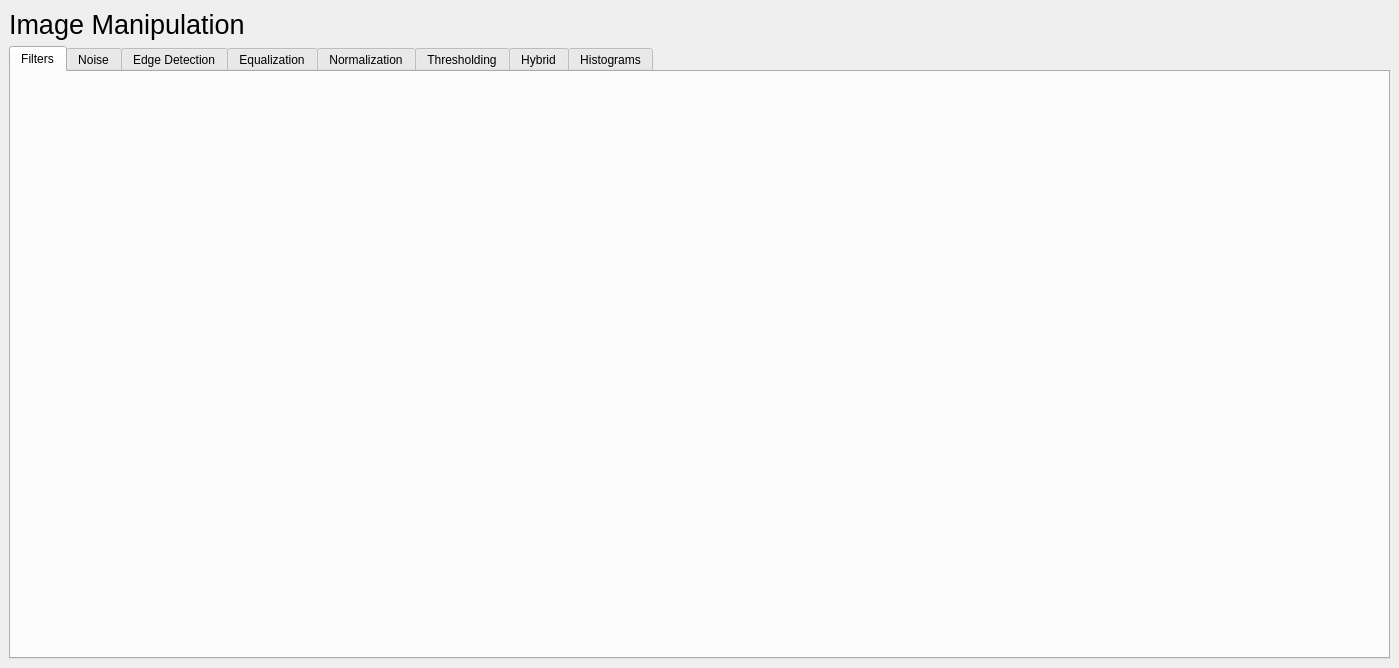
<?xml version="1.0" encoding="UTF-8"?>
<ui version="4.0">
 <class>MainWindow</class>
 <widget class="QMainWindow" name="MainWindow">
  <property name="geometry">
   <rect>
    <x>0</x>
    <y>0</y>
    <width>1399</width>
    <height>668</height>
   </rect>
  </property>
  <property name="windowTitle">
   <string>MainWindow</string>
  </property>
  <widget class="QWidget" name="centralwidget">
   <layout class="QVBoxLayout" name="verticalLayout">
    <item>
     <widget class="QLabel" name="label">
      <property name="font">
       <font>
        <pointsize>20</pointsize>
        <weight>50</weight>
        <bold>false</bold>
       </font>
      </property>
      <property name="text">
       <string>Image Manipulation</string>
      </property>
     </widget>
    </item>
    <item>
     <widget class="QTabWidget" name="main">
      <property name="layoutDirection">
       <enum>Qt::LeftToRight</enum>
      </property>
      <property name="autoFillBackground">
       <bool>false</bool>
      </property>
      <property name="currentIndex">
       <number>0</number>
      </property>
      <widget class="QWidget" name="Filters_tab">
       <property name="sizePolicy">
        <sizepolicy hsizetype="Fixed" vsizetype="Fixed">
         <horstretch>0</horstretch>
         <verstretch>0</verstretch>
        </sizepolicy>
       </property>
       <attribute name="title">
        <string>Filters</string>
       </attribute>
      </widget>
      <widget class="QWidget" name="Noise_tab">
       <attribute name="title">
        <string>Noise</string>
       </attribute>
      </widget>
      <widget class="QWidget" name="Edges_tab">
       <attribute name="title">
        <string>Edge Detection</string>
       </attribute>
      </widget>
      <widget class="QWidget" name="Equalization_tab">
       <property name="sizePolicy">
        <sizepolicy hsizetype="Fixed" vsizetype="Fixed">
         <horstretch>0</horstretch>
         <verstretch>0</verstretch>
        </sizepolicy>
       </property>
       <attribute name="title">
        <string>Equalization</string>
       </attribute>
      </widget>
      <widget class="QWidget" name="Normalization_tab">
       <attribute name="title">
        <string>Normalization</string>
       </attribute>
      </widget>
      <widget class="QWidget" name="Thresholding_tab">
       <attribute name="title">
        <string>Thresholding</string>
       </attribute>
      </widget>
      <widget class="QWidget" name="Hybrid_tab">
       <attribute name="title">
        <string>Hybrid</string>
       </attribute>
      </widget>
      <widget class="QWidget" name="Histograms_tab">
       <attribute name="title">
        <string>Histograms</string>
       </attribute>
      </widget>
     </widget>
    </item>
   </layout>
  </widget>
 </widget>
 <resources/>
 <connections/>
</ui>
